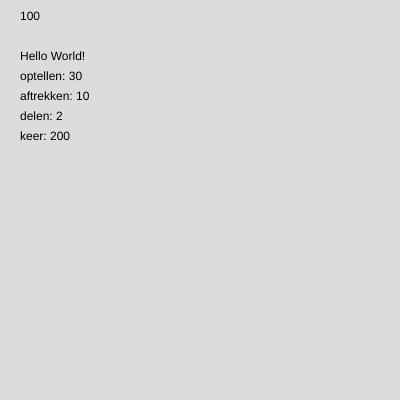
Frame 1 (no input)
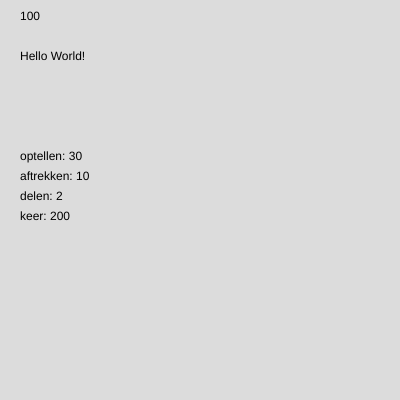
Frame 2 (the mouse pressed at the canvas centre, redrawn once)

The p5.js sketch that drew these frames (run headless with seeded random() and noise() and a simulated clock; the mouse was pressed at the canvas centre and the sketch redrawn once):

// p5.js sketch
// ── sketch.js
let variabellen = 100;
let greeting = 'Hello World!';
let a = 20;
let b = 10;
let y = 80;
let x = 20;
let optellen = a + b;
let aftrekken = a - b;
let delen = a / b;
let keer = a * b;

function setup() {
  createCanvas(400, 400);
}

function draw() {
  background(220);

  //opdracht 1
  text(variabellen,x,20);

  //opdracht 2
  text(greeting,x,60);

  //opdracht 3 + 4
  text('optellen: ' + optellen,x,y);
  noLoop(y=y+ 20);
  text('aftrekken: ' + aftrekken,x,y);
  noLoop(y=y+ 20);
  text('delen: ' + delen,x,y);
  noLoop(y=y+ 20);
  text('keer: ' + keer,x,y);
  noLoop(y=y+ 20);
}
